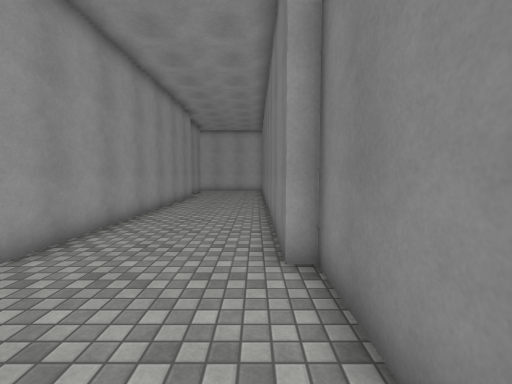
[1] (above)

14 first-person views from a walk through a Unity game level. The camera is 1.5 m above the floor, tilts 4° down and sees 90° across. The floor is counted in squares, 1 m on a side. Each view is taken from the middle of a square. On the plan, view 1 faces up. The plan holds only what a view shows up to about 13 squares ahead; the rest is blank. The place goes on beyond the plan. Surface patterns are stand-ins for the level's own textures.

[2]
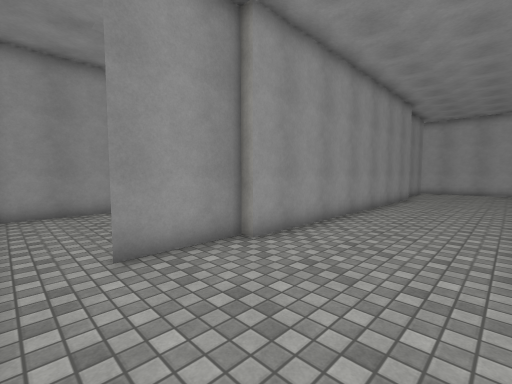

[3]
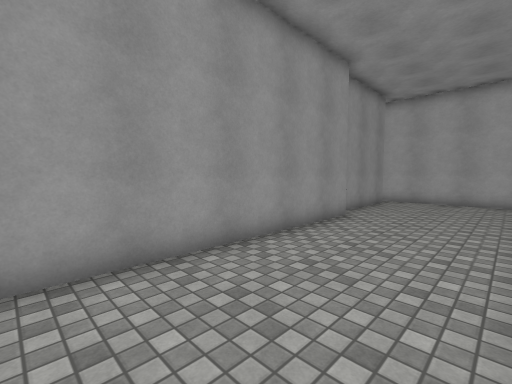

[4]
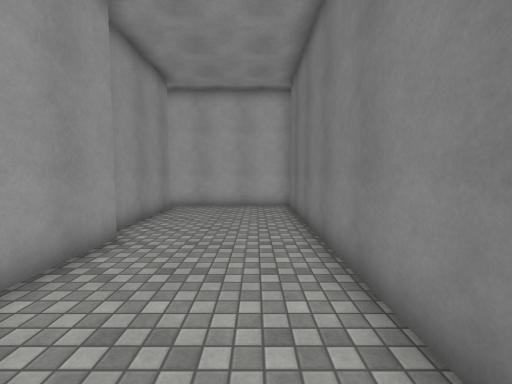

[5]
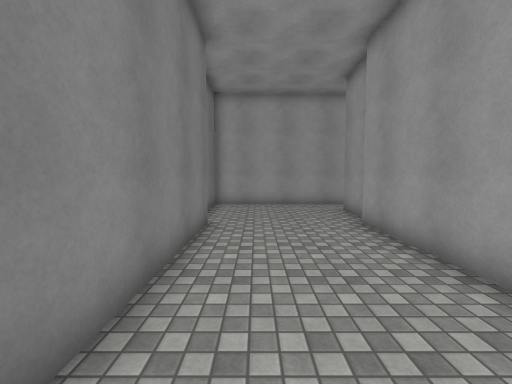

[6]
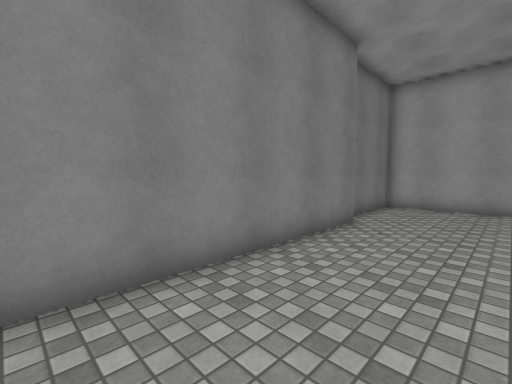

[7]
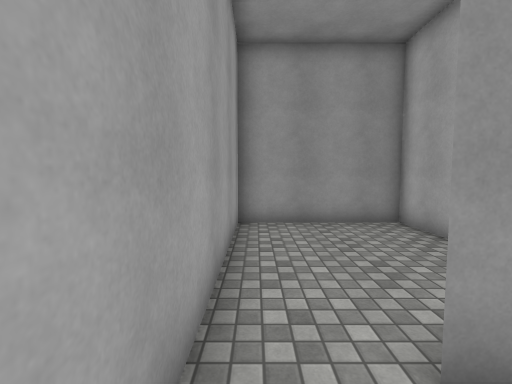

[8]
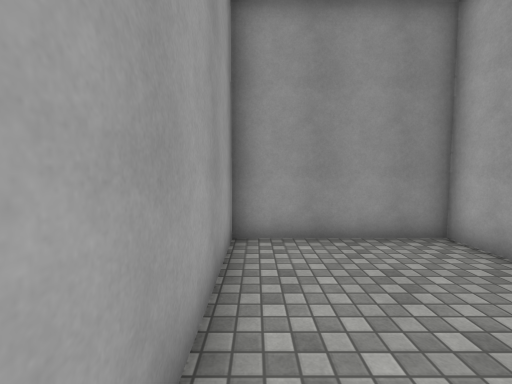

[9]
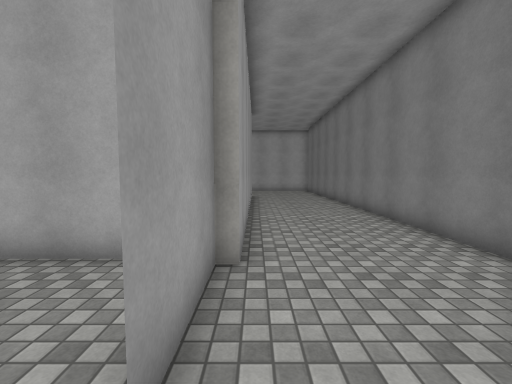

[10]
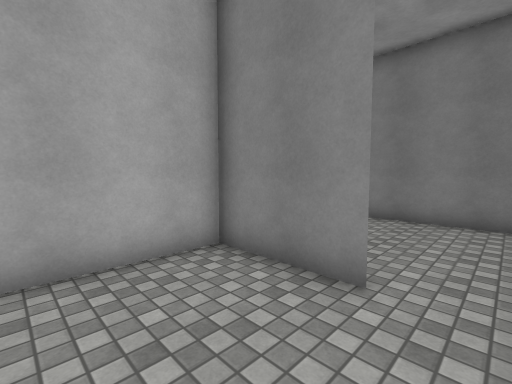

[11]
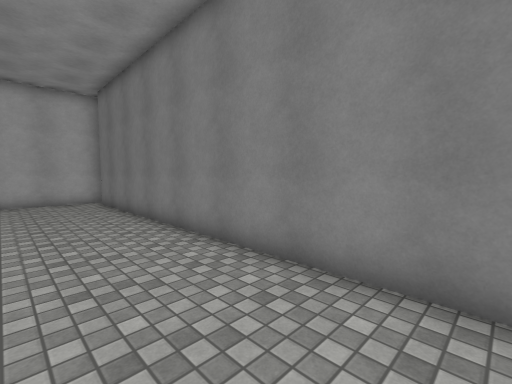

[12]
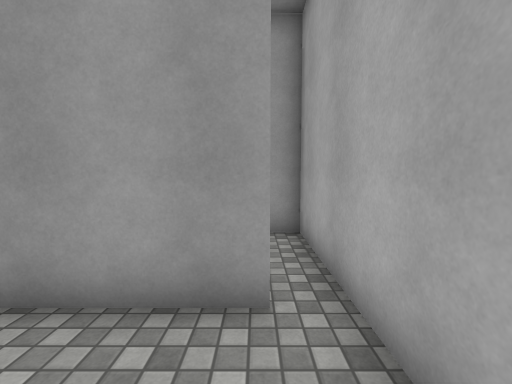

[13]
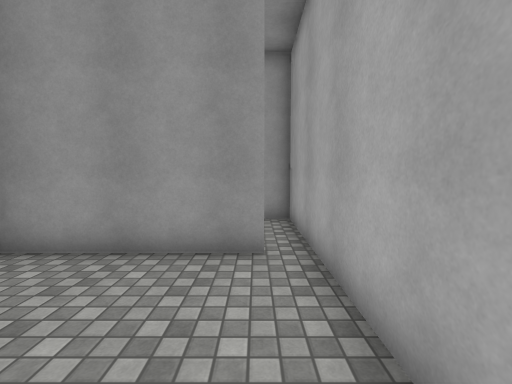

[14]
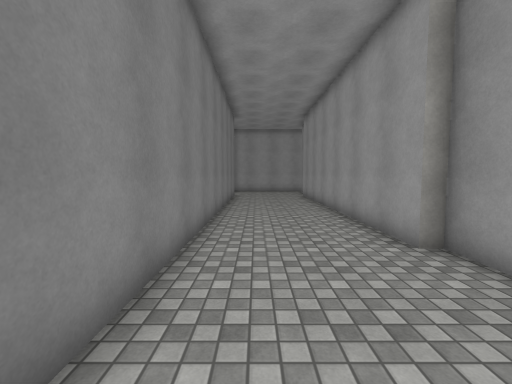

### Floor plan
Ten units are one square. View 1 is at (0, 0); x grows to the right and y downward. Boxes are objects, and circles mark ways between rooms. Rooms are numbered by the first view taken in them; rooms with no view inside come last. Other rooms are left out.
<svg viewBox="-114 -236 129 247">
<path fill="none" stroke="#000" d="M5 -42 5 -222M-48 -222 -48 -169 -43 -169 -43 -42 -48 -42 -48 -12M-54 6 10 6 10 -42M8 -231 -51 -231M-47 -12 -47 -45 -109 -45 -109 6 -54 6"/>
<circle cx="-50" cy="-5" r="3" fill="#2a7"/>
<text x="-20" y="-110">1</text>
<text x="-80" y="-20">2</text>
</svg>
Room 1 opens to room 2.

Where each view was taken, in squares from view 1:
view 1: 0 up, 0 right, facing up
view 2: 0 up, 0 right, facing up-left
view 3: 8 up, 0 right, facing up-left
view 4: 11 up, 1 left, facing up
view 5: 12 up, 1 left, facing down
view 6: 12 up, 3 left, facing down-right
view 7: 0 up, 3 left, facing left
view 8: 0 up, 5 left, facing left
view 9: 0 up, 4 left, facing up
view 10: 0 up, 8 left, facing up-right
view 11: 8 up, 3 left, facing up-right
view 12: 22 up, 2 left, facing left
view 13: 22 up, 0 right, facing left
view 14: 22 up, 1 left, facing down
